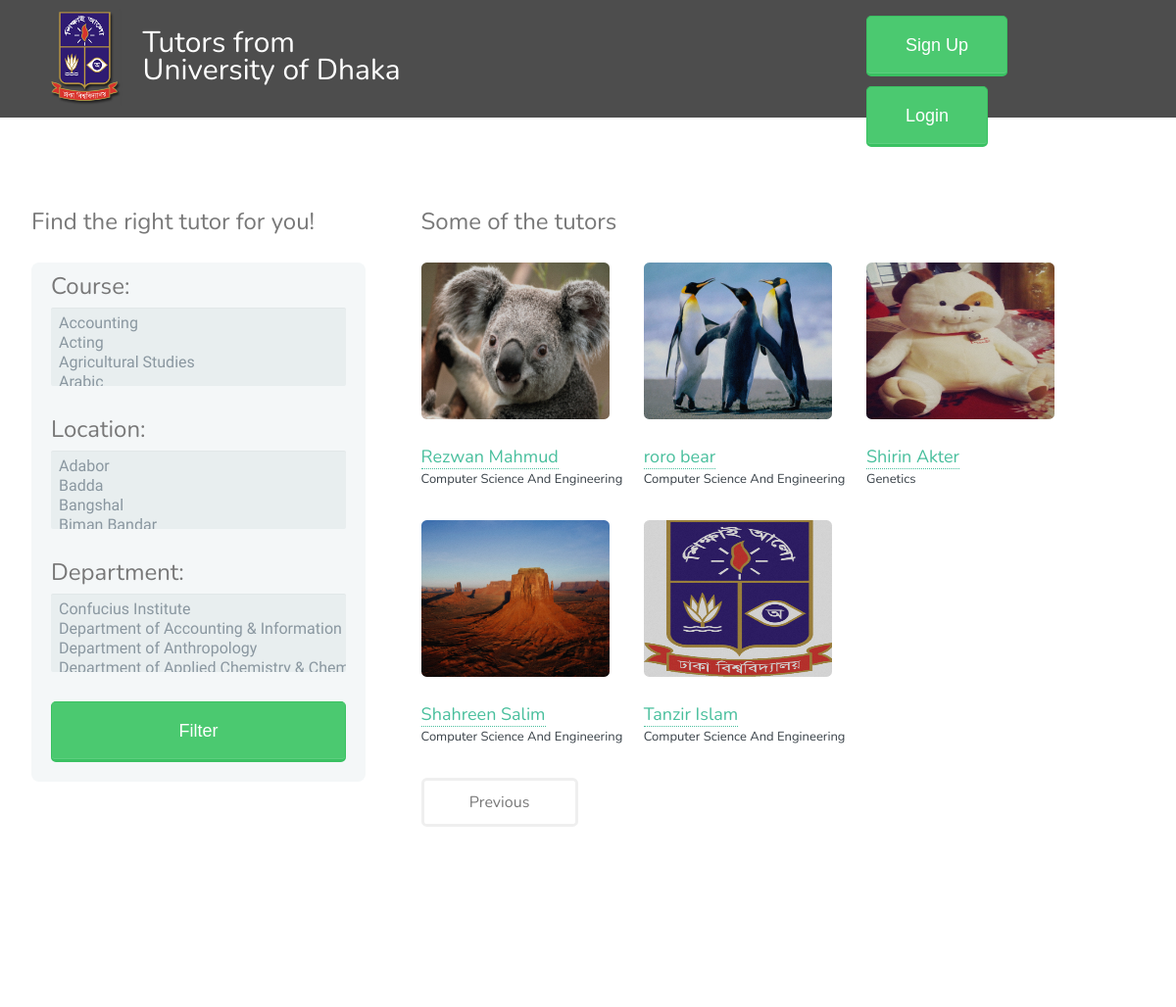
The page /view_all.php?page=2 on the database as committed earlier.
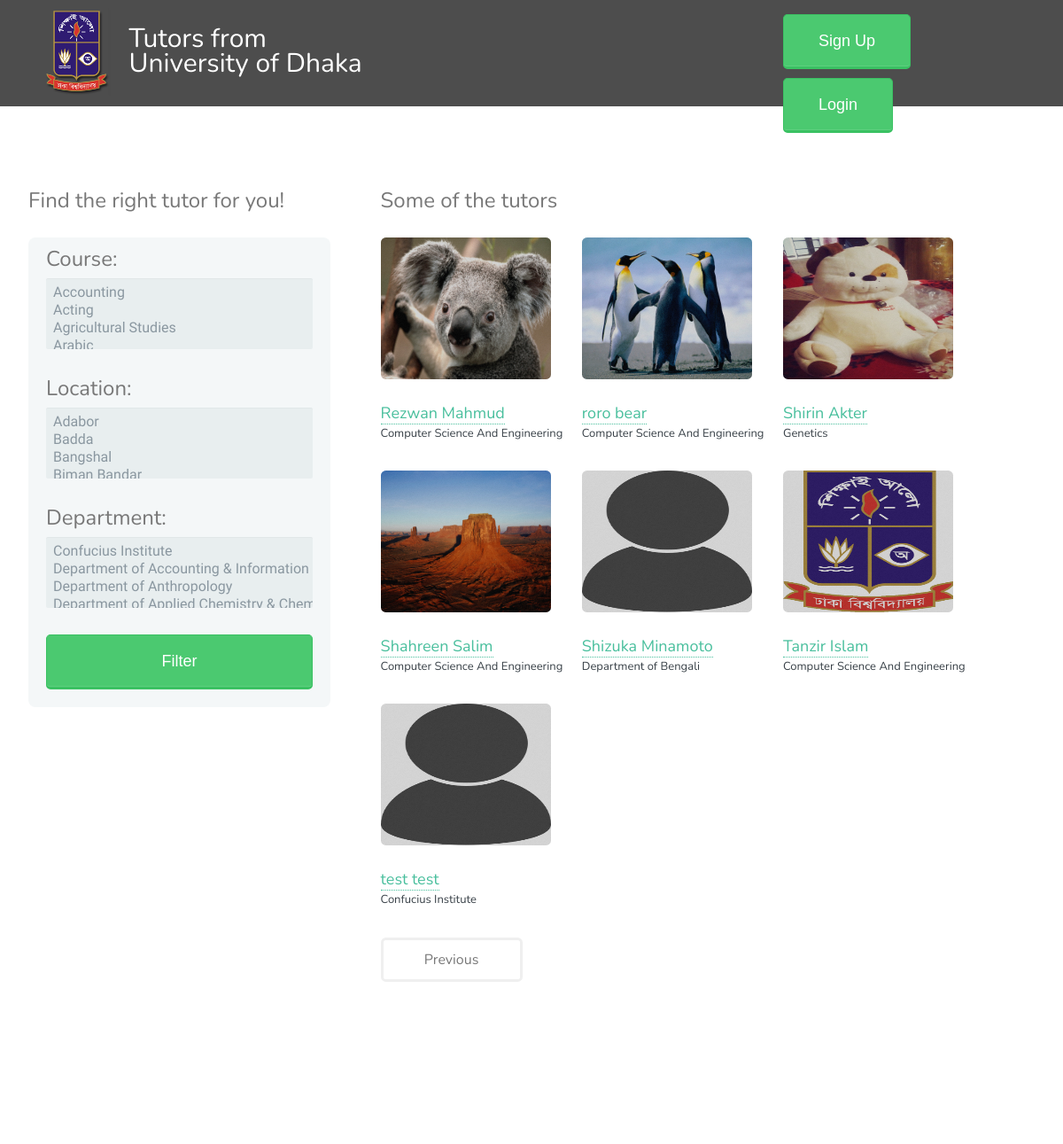
The same page on the database as committed later.
### tables this page shows
CREATE TABLE `user_info` (
  `username` varchar(15) NOT NULL,
  `email` varchar(50) NOT NULL,
  `name` varchar(50) NOT NULL,
  `password` varchar(40) NOT NULL,
  `gender` varchar(6) NOT NULL,
  `phone` varchar(11) DEFAULT NULL,
  `phone_privacy` tinyint(1) DEFAULT NULL,
  `department` varchar(100) NOT NULL,
  `biography` longtext,
  `verified` tinyint(1) NOT NULL DEFAULT '0',
  `isAvailable` tinyint(1) NOT NULL DEFAULT '1'
);

### view_all.php (the view, shortened to what this page needs)
<?php
	$per_page=9;
?>
<html>
    <head>
		<link rel="stylesheet" href="assets/css/profile.css" />
    </head>
	<?php
                                        if(isset($_SESSION['logged_in']) && $_SESSION['logged_in']==true)
                                            include"user_header.php";
                                         else
                                             include"login_header.php"
                                        ?>
			<div class="main">
					<?php
						include("config.php");
						$sql = "SELECT username FROM user_info WHERE isAvailable = '1'";
						$result = mysqli_query($conn,$sql);
						$start=$per_page*($_SESSION['page']-1);
						mysqli_data_seek($result,$start);
					?>
					<?php include"filter_sidebar.php" ?>
			<div class = "view">
						<h2>Some of the tutors</h2>
							<?php
							while($list_ini = mysqli_fetch_array($result,MYSQLI_ASSOC))
							{
								$curr=$list_ini['username'];
								$sql = " SELECT * FROM user_info WHERE username = '$curr' ";
								$result2 = $conn->query($sql);
								$list = mysqli_fetch_array($result2,MYSQLI_ASSOC);
								$path="uploads/".$list['username'].".jpg";
								if(!file_exists($path))
									$path="uploads/default/avatar.jpg";
								echo "<article class=\"4u 12u$(xsmall) work-item\">";
								echo "<a href=".$path." class=\"image fit thumb\"><img src=".$path." alt=\"\"></a>";
								echo "<a href=\"profile.php?username=".$list['username']."\" >"."<font size=\"4\">".$list['name']."</font> </a>";
								echo "	<p> "."<font size = \"2\" >".$list['department']."</font> </p>"	;
								echo "</article>";
							}
							?>
						<ul class="actions">
							<?php
								$page = $_SESSION['page']-1;
								if($page>0)
								{
									echo"<a href=\"view_all.php?page=".$page."\""." class= \"button\" style = \"margin-left : 0px\" >Previous</a>";
								}
							?>
						</ul>
					</div>
			</div>
			<?php include"footer.php" ?>
		<?php
                    if(isset($_SESSION['logged_in']) && $_SESSION['logged_in']==true);
                    else
                        include"login_module.php"
                ?>

Rows that differ between the two databases and show on the page:
added user_info: name "Shizuka Minamoto", department "Department of Bengali"
added user_info: name "test test", department "Confucius Institute"
